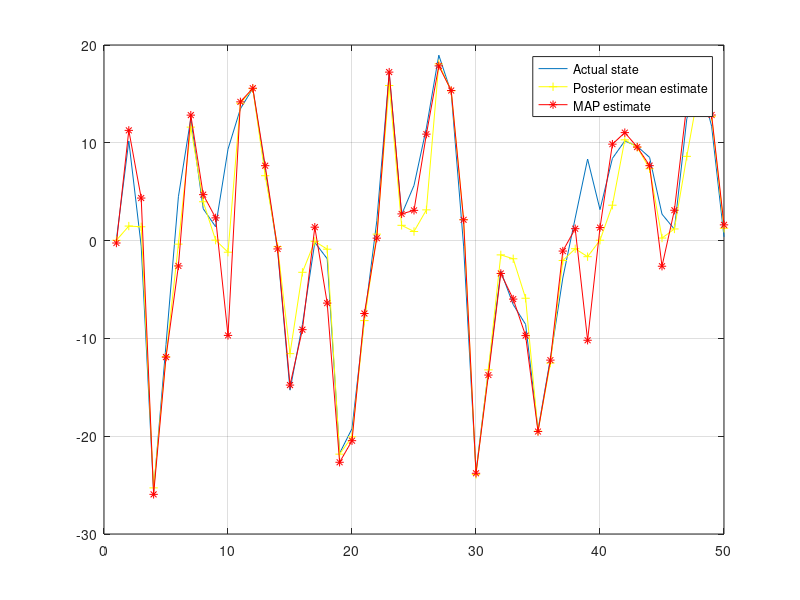

The MATLAB source for this figure:
%most probably this is the SIR filter (pg 181 of "A tutorial on Particle Filters ... " by Arulampalam et. al. because it has the following 3 steps:
%1. predict
%2. find weights (likelihood) and normalize them
%3. resample

clear;
clc;
close all;

%PARAMETERS  
	T                               =   50;                                         %Number of time steps
    dt                              =   1;                                          %Time step size
    var_PN                			=   10;                                         %Process noise variance 
    var_MN            				=   1;                                          %Measurement noise varmeiance
    bins 							= 	30;	
    Np                              =   500;                                        %Number of Monte Carlo x_post per time step. 
	var_x                           =   5;                                          %Initial variance of the states. 	           
%MEMORY    
    x_post             				=   zeros(Np,T);                                %this is a matrix that contains all x_post indexed with time
    x_pred                          =   zeros(Np,T);                                %this is only a single vector, with no notion of time
	w                               =	zeros(Np,1);
	c                               =	zeros(Np,1);
	MAP_estimate                    =	zeros(1,T);
	MMSE_estimate                   =	zeros(1,T);
    gt                        =   zeros(1,T);                                 %Hidden states
    observation                        =   zeros(1,T);                                 %Observations     	
%INITIALIZATIONS
    k                               =   1:dt:T;  
	noise_proc                      =   sqrt(var_PN)*randn(T,1);                    %Process noise  
    noise_meas                      =   sqrt(var_MN)*randn(T,1);                    %Measurement noise
    x_post(:,1)                			=   sqrt(var_x)*randn(Np,1);                    %this is the initial x_post
    Temperature						=	2*var_MN;                                   %Like the temperature in Simulated Annealing
%ORACLE
	gt(1)                           =   0.1;                                        %independent
	observation(1)                  =   (gt(1)^(2))./20 + noise_meas(1); %dependent, initial output
    for k=2:T,                                                                      %Create actual states.  These are only for plotting, and not used anywhere in the program
        gt(k)                       =  	0.5   *   gt(k-1)                   +  ...
                  						25    *   gt(k-1)/(1+gt(k-1)^(2))	+  ...
                  						8     *   cos(1.2*(k-1))            +  ...
                            	  			      noise_proc(k-1);
        
        observation(k) 				=  (1/20) *   (gt(k).^(2))             	+      ...
                            					  noise_meas(k); 
    end;

	
%%%%%%%%%%%%%%%%%%%%%%%%%%%%%%%%%%%%%%%%%%%%%%%%%%%%%%%%%%%%%%%%%%%%%%%%%%%%%%%%%%%
disp('2. OPERATIONS')
disp('-------------')
%%%%%%%%%%%%%%%%%%%%%%%%%%%%%%%%%%%%%%%%%%%%%%%%%%%%%%%%%%%%%%%%%%%%%%%%%%%%%%%%%%%

% Update and prediction
for k=2:T,

    %1. predict states
        x_pred(:,k)                         =   0.5		*	x_post(:,k-1) 								+ ...
                                                25		*	x_post(:,k-1)	./	(1+x_post(:,k-1).^(2))  + ...
                                                8		*	cos(1.2*(k-1))	.*	ones(Np,1) 				+ ...
                                                                sqrt(var_PN)	*	randn(Np,1);
																
	%2	find weights (likelihood) and normalize them
        
        y_pred                              = 	(1/20)	*	x_pred(:,k).^(2);						%scale all x_post
        innov								=  	abs(observation(k)*ones(Np,1)	  -  y_pred);			%create vector out of scalar observation
                                                                                                    %like the innov in simulated annealing
        for s=1:Np
            w(s)                            =   (exp(  (-innov(s)^2) / Temperature  )) ;			%exponential drop                                                                 
        end;
        w                                   =   w./sum(w);
   
        
       
	%3. resample (i.e. get posterior)
        %a. CDF of weights
        c = cumsum(w);    
        
        %b. start at bottom
        i           =   1;
        
        %c. random CDF
        temp1 		=	cumsum(-log(rand(Np+1,1)));	%almost the same as the line observation=x_post with some noise added.
        u           = 	temp1/temp1(Np); %this cdf is just a ramp, but with added noise
        j           =   1;
        
        %d. selection
        for j =1:Np-1                   %make sure you are less than threshold Np times
            while u(j) > c(i)           %take the sample, and keep comparing with particles
                i = i+1;
            end            
            x_post(j,k)=x_pred(i,k); 	%as soon as particle is more, pick it, and now get ready to start comparing with next sample
            
        end;        
end;



%%%%%%%%%%%%%%%%%%%%%%%%%%%%%%%%%%%%%%%%%%%%%%%%%%%%%%%%%%%%%%%%%%%%%%%%%%%%%%%%%%%
disp('3. ANALYSIS')
disp('-----------')
%%%%%%%%%%%%%%%%%%%%%%%%%%%%%%%%%%%%%%%%%%%%%%%%%%%%%%%%%%%%%%%%%%%%%%%%%%%%%%%%%%%
% x_post mean (Posterior mean estimate)
MMSE_estimate = mean(x_post);


% x_post mode (Posterior peak estimate)
for k=1:T
  [x_frequency,x_value] =   hist(x_post(:,k),bins);
  IndexOfMostFrequentx  =   find(x_frequency==max(x_frequency));		%find the index at which the histogram has a peak
  MAP_estimate(k)       =   x_value(IndexOfMostFrequentx(1));
end;

% x_post stdev (Posterior standard deviation estimate)
xstd=std(x_post);



%%%%%%%%%%%%%%%%%%%%%%%%%%%%%%%%%%%%%%%%%%%%%%%%%%%%%%%%%%%%%%%%%%%%%%%%%%%%%%%%%%%
disp('4. RESULTS')
disp('----------')
%%%%%%%%%%%%%%%%%%%%%%%%%%%%%%%%%%%%%%%%%%%%%%%%%%%%%%%%%%%%%%%%%%%%%%%%%%%%%%%%%%%
figure(1)
plot(1:T, gt,    1:T, MMSE_estimate, 'y-+',     1:T, MAP_estimate, 'r-*')
legend('Actual state','Posterior mean estimate','MAP estimate');
grid




% 
%         while s <= Np,                                              %make sure you are less than threshold Np times
%           if u(n) < c(s) 							%ref_CDF(Np) is always close to Np	
%             x_post(n,k)=x_pred(s,k); 	%important: posterior indexed by n
%             n = n+1;
%           else
%             s = s+1;
%           end;
%         end;